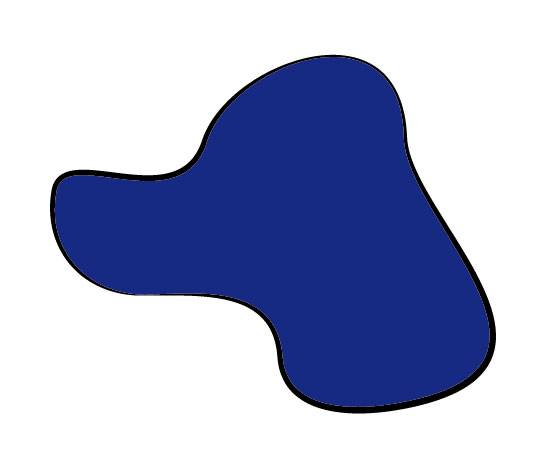
#> input picture Contour_approximation/Shape.png, 550 x 460 px
$ python opencv_contour_approximation.py
#> lines starting #> are read from the running program, lines starting #| are printed output that depends on the picture; after the words box and inside, x2 and y2 are one past the last pixel; in counts of white or black regions, pixels touching at a corner belong together
# -*- coding: utf-8 -*-
"""OpenCV Contour Approximation.ipynb

Automatically generated by Colaboratory.

Original file is located at
    https://colab.research.google.com/drive/1FH9kbRxEUXaBIX5j9aru5EDMREQad3xs

link: https://www.pyimagesearch.com/2021/10/06/opencv-contour-approximation/#pyuni-reco-header

Ramer–Douglas–Peucker(RDP) algorithm

- for self-driving cars, if the road is so curved then smooting the curve may help self-driving car understand the obstacle better
- in this RDP algorithm, we first choose a reference point and max_point along a line and set a threshold. Then we measure the distance between ref_pont and max_point if it is less the than the threshold then we simply ignore the values less than it and repetitatively we then take max_point as ref point and measure distance between ref_pont and max_point until we eliminate the vertices along the line to smooth the curve
"""

# import the necessary packages
import numpy as np
import argparse
import imutils
import cv2
# construct the argument parser and parse the arguments
ap = argparse.ArgumentParser()
ap.add_argument("-i", "--image", type=str, default="Shape.png",
	help="path to input image")
args = vars(ap.parse_args())

"""- An argument parser instance is created to give the user an easy command line interface experience when they choose the image they wish to tinker with (Lines 7-10). The default image is set as shape.png, the image which already exists in the directory."""

# load the image and display it
image = cv2.imread(args["image"])
#> image is the input picture: shape (460, 550, 3); mean B, G, R 207.1, 177, 170.4
cv2.imshow("Image", image)

"""- The image provided as the argument is then read using OpenCV’s imread and displayed"""

# convert the image to grayscale and threshold it
gray = cv2.cvtColor(image, cv2.COLOR_BGR2GRAY)
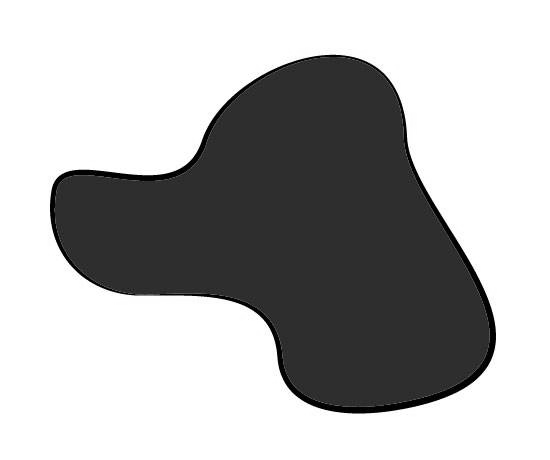
#> gray: shape (460, 550); min 0, max 255, mean 178.4
thresh = cv2.threshold(gray, 200, 255,
	cv2.THRESH_BINARY_INV)[1]
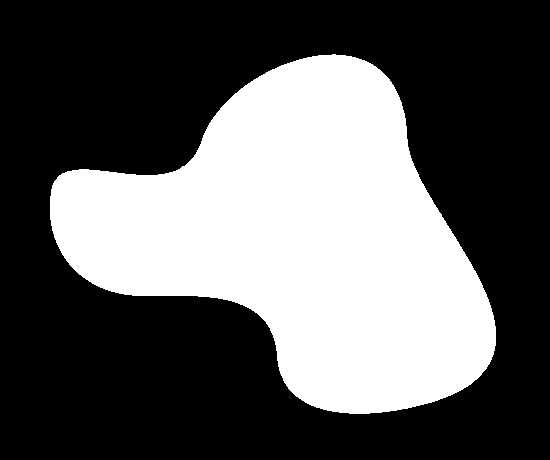
#> thresh: shape (460, 550); 36.4% white; 1 white region
cv2.imshow("Thresh", thresh)

"""- Since we’ll be using the boundary of the shape in the image, we convert the image from RGB to grayscale (Line 3). Once in grayscale format, the shape can easily be isolated using OpenCV’s threshold function
- Note that since we have chosen cv2.THRESH_BINARY_INV as the parameter on Line 4, the high-intensity pixels are changed to 0, while the surrounding low-intensity pixels become 255
"""

# find the largest contour in the threshold image
cnts = cv2.findContours(thresh.copy(), cv2.RETR_EXTERNAL,
	cv2.CHAIN_APPROX_SIMPLE)
#> cnts = 1 contour; box (x1, y1, x2, y2) and area: (50, 54, 496, 414) 91452
cnts = imutils.grab_contours(cnts)
c = max(cnts, key=cv2.contourArea)
#> c = contour of 578 points, box (x1, y1, x2, y2) (50, 54, 496, 414), area 91452
# draw the shape of the contour on the output image, compute the
# bounding box, and display the number of points in the contour
output = image.copy()
cv2.drawContours(output, [c], -1, (0, 255, 0), 3)
(x, y, w, h) = cv2.boundingRect(c)
#> x = 50; y = 54; w = 446; h = 360
text = "original, num_pts={}".format(len(c))
#> text = 'original, num_pts=578'
cv2.putText(output, text, (x, y - 15), cv2.FONT_HERSHEY_SIMPLEX,
	0.9, (0, 255, 0), 2)
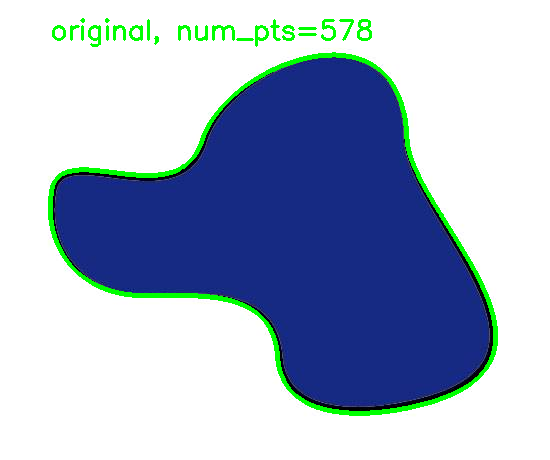
#> output: shape (460, 550, 3); mean B, G, R 202.1, 180.2, 165.4
# show the original contour image
print("[INFO] {}".format(text))
#| [INFO] original, num_pts=578
cv2.imshow("Original Contour", output)
cv2.waitKey(0)

"""- Using OpenCV’s findContours function, we can single out all possible contours in the given image (depending on the given arguments) . We have used the RETR_EXTERNAL argument, which only returns single representations of available contours.
- The other argument used is CHAIN_APPROX_SIMPLE. This removes many vertices in a single chain line connection, vertices that are essentially redundant.
- We then grab the largest contour from the array of contours (this contour belongs to the shape) and trace it on the original image . For this purpose, we use OpenCV’s drawContours function. We also use the putText function to write on the image.
"""

# to demonstrate the impact of contour approximation, let's loop
# over a number of epsilon sizes
for eps in np.linspace(0.001, 0.05, 10):
	# approximate the contour
	peri = cv2.arcLength(c, True)
	approx = cv2.approxPolyDP(c, eps * peri, True)
	# draw the approximated contour on the image
	output = image.copy()
	cv2.drawContours(output, [approx], -1, (0, 255, 0), 3)
	text = "eps={:.4f}, num_pts={}".format(eps, len(approx))
	cv2.putText(output, text, (x, y - 15), cv2.FONT_HERSHEY_SIMPLEX,
		0.9, (0, 255, 0), 2)
	# show the approximated contour image
	print("[INFO] {}".format(text))
	cv2.imshow("Approximated Contour", output)
	cv2.waitKey(0)
#> this loop made 10 passes
#> text on passes 1 to 8: 'eps=0.0010, num_pts=50', 'eps=0.0064, num_pts=19', 'eps=0.0119, num_pts=10', 'eps=0.0173, num_pts=9', 'eps=0.0228, num_pts=8', 'eps=0.0282, num_pts=6', 'eps=0.0337, num_pts=6', 'eps=0.0391, num_pts=6'
#> (approx, text) on passes 9 to 10: ([[54, 181], [311, 405], [491, 359], [364, 60]], 'eps=0.0446, num_pts=4'), ([[54, 181], [311, 405], [491, 359], [364, 60]], 'eps=0.0500, num_pts=4')
#| [INFO] eps=0.0010, num_pts=50
#| [INFO] eps=0.0064, num_pts=19
#| [INFO] eps=0.0119, num_pts=10
#| [INFO] eps=0.0173, num_pts=9
#| [INFO] eps=0.0228, num_pts=8
#| [INFO] eps=0.0282, num_pts=6
#| [INFO] eps=0.0337, num_pts=6
#| [INFO] eps=0.0391, num_pts=6
#> (further printed lines are left out)
#> pass 1, `cv2.imshow("Approximated Contour", output)`:
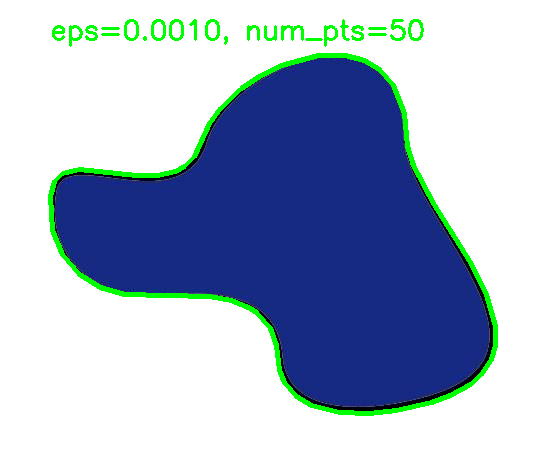
#> window 'Approximated Contour': shape (460, 550, 3); mean B, G, R 201.6, 180.5, 164.9
#> pass 2, `cv2.imshow("Approximated Contour", output)`:
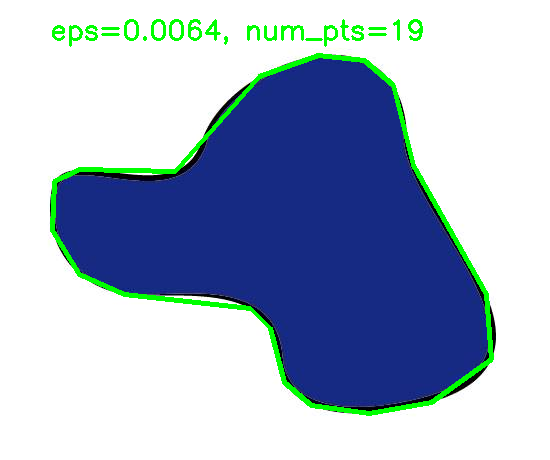
#> window 'Approximated Contour': shape (460, 550, 3); mean B, G, R 201.8, 180.9, 165.5
#> after the loop:
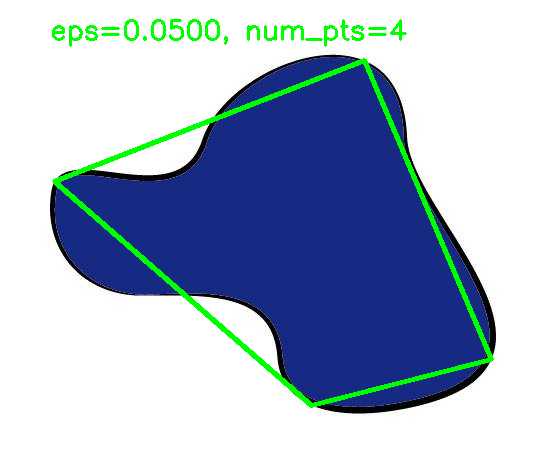
#> output: shape (460, 550, 3); mean B, G, R 201.2, 181, 166.1

"""As mentioned earlier, we’ll need a value eps, which will act as the threshold value to measure vertices. Accordingly, we start looping epsilon’s (eps) value over a range to feed it to the contour approximation function .

the perimeter of the contour is calculated using cv2.arcLength. We then use the cv2.approxPolyDP function and initiate the contour approximation process . The eps × peri value acts as the approximation accuracy and will change with each epoch due to eps’s incremental nature.

We proceed to trace the resultant contour on the image on each epoch to assess the results .

- Notice how gradually the curves get smoother and smoother. As the threshold increases, the more linear it gets. By the time the value of eps has reached 0.0500, the contour is now a perfect rectangle, having a mere 4 points. That’s the power of the Ramer–Douglas–Peucker algorithm.
"""
